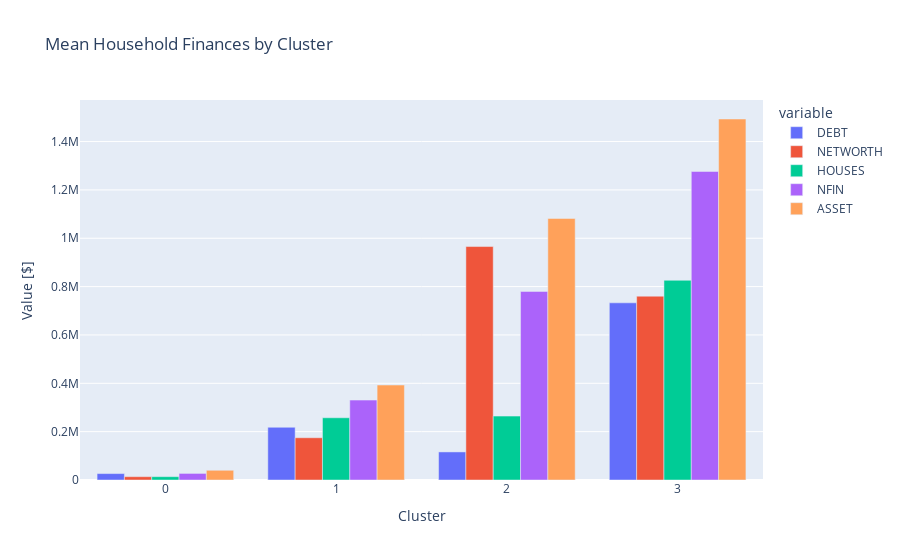

Write notebook code for a chart like this one.
### Markdown cell above
**Task 6.3.18:** Use plotly express to create a side-by-side bar chart from `xgb` that shows the mean of the features in `X` for each of the clusters in your `final_model`. Be sure to label the x-axis `"Cluster"`, the y-axis `"Value [$]"`, and use the title `"Mean Household Finances by Cluster"`.

- [What's a bar chart?](../%40textbook/07-visualization-pandas.ipynb#Bar-Charts)
- [Create a bar chart using plotly express.](../%40textbook/08-visualization-plotly.ipynb#Bar-Chart)

### Code cell
# Create side-by-side bar chart of `xgb`
fig = px.bar(
xgb,
 barmode="group",
    title="Mean Household Finances by Cluster"
)
fig.update_layout(xaxis_title="Cluster",yaxis_title="Value [$]")
fig.show()

### Figure 1 — Plotly figure (JSON) as saved in the notebook; plotly's stock layout.template omitted (floating-point values rounded to 4 significant figures)
{"data": [{"alignmentgroup": "True", "hovertemplate": "variable=DEBT<br>index=%{x}<br>value=%{y}<extra></extra>", "legendgroup": "DEBT", "marker": {"color": "#636efa", "pattern": {"shape": ""}}, "name": "DEBT", "offsetgroup": "DEBT", "orientation": "v", "showlegend": true, "textposition": "auto", "type": "bar", "x": [0, 1, 2, 3], "xaxis": "x", "y": [26550.0, 218100.0, 116200.0, 732900.0], "yaxis": "y"}, {"alignmentgroup": "True", "hovertemplate": "variable=NETWORTH<br>index=%{x}<br>value=%{y}<extra></extra>", "legendgroup": "NETWORTH", "marker": {"color": "#EF553B", "pattern": {"shape": ""}}, "name": "NETWORTH", "offsetgroup": "NETWORTH", "orientation": "v", "showlegend": true, "textposition": "auto", "type": "bar", "x": [0, 1, 2, 3], "xaxis": "x", "y": [13680.0, 174700.0, 965800.0, 760400.0], "yaxis": "y"}, {"alignmentgroup": "True", "hovertemplate": "variable=HOUSES<br>index=%{x}<br>value=%{y}<extra></extra>", "legendgroup": "HOUSES", "marker": {"color": "#00cc96", "pattern": {"shape": ""}}, "name": "HOUSES", "offsetgroup": "HOUSES", "orientation": "v", "showlegend": true, "textposition": "auto", "type": "bar", "x": [0, 1, 2, 3], "xaxis": "x", "y": [13750.0, 257400.0, 264300.0, 826100.0], "yaxis": "y"}, {"alignmentgroup": "True", "hovertemplate": "variable=NFIN<br>index=%{x}<br>value=%{y}<extra></extra>", "legendgroup": "NFIN", "marker": {"color": "#ab63fa", "pattern": {"shape": ""}}, "name": "NFIN", "offsetgroup": "NFIN", "orientation": "v", "showlegend": true, "textposition": "auto", "type": "bar", "x": [0, 1, 2, 3], "xaxis": "x", "y": [27230.0, 330600.0, 780100.0, 1276000.0], "yaxis": "y"}, {"alignmentgroup": "True", "hovertemplate": "variable=ASSET<br>index=%{x}<br>value=%{y}<extra></extra>", "legendgroup": "ASSET", "marker": {"color": "#FFA15A", "pattern": {"shape": ""}}, "name": "ASSET", "offsetgroup": "ASSET", "orientation": "v", "showlegend": true, "textposition": "auto", "type": "bar", "x": [0, 1, 2, 3], "xaxis": "x", "y": [40230.0, 392800.0, 1082000.0, 1493000.0], "yaxis": "y"}], "layout": {"autosize": true, "barmode": "group", "dragmode": "zoom", "legend": {"title": {"text": "variable"}, "tracegroupgap": 0}, "title": {"text": "Mean Household Finances by Cluster"}, "xaxis": {"anchor": "y", "autorange": true, "domain": [0, 1], "range": [-0.5, 3.5], "showspikes": false, "title": {"text": "Cluster"}, "type": "linear"}, "yaxis": {"anchor": "x", "autorange": true, "domain": [0, 1], "range": [0, 1572000.0], "showspikes": false, "title": {"text": "Value [$]"}, "type": "linear"}}}
